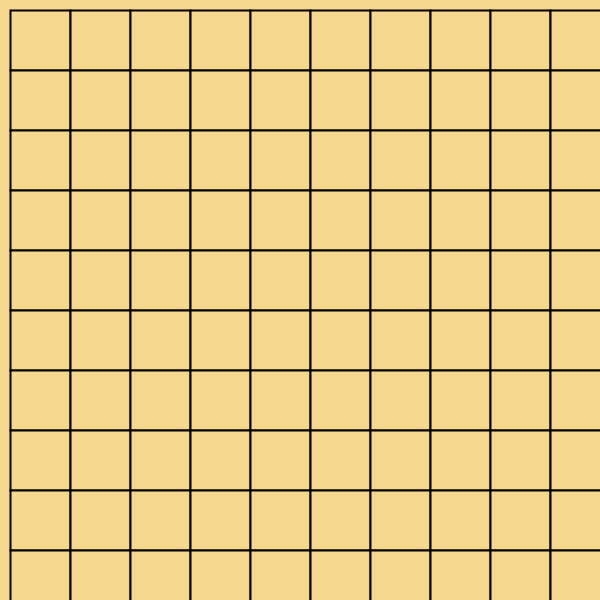
Frame 1 (no input)
Frame 60 (the mouse pressed at the canvas centre just before this capture): identical to frame 1, image omitted
Frame 120 (the mouse held since frame 60 and released just before this capture): identical to frame 1, image omitted

The Processing sketch that drew this single still picture (run headless with seeded random() and noise(); from frame 60 on, the mouse is pressed at the canvas centre):

// Processing sketch: week07_1
// ── week07_1.pde
//week07-2 好玩的程式設計 黑白棋(互動)
// File_Preference 設計字型
void setup() {
  size(600, 600);//視窗大小 600+20 x 600+20
}
int [][] board = new int[10][10];// Java 的陣列
void mousePressed() {
  int i = (mouseY-10) / 60, j = (mouseX-10) / 60;
  if (mouseButton==LEFT) {
    board[i][j] = 1;//放黑子
  } else if (mouseButton==RIGHT) board[i][j] = 2;//放白子
  else if (mouseButton==CENTER) board[i][j] = 0;//清空
}
void draw() {
  background(245, 216, 142);//木板色
  for (int i=0; i<10; i++) {//左手i(跟y有關)
    for (int j=0; j<10; j++) {//右手j(跟x有關)
      int x = 10 + j * 60, y = 10 + i * 60;
      fill(245, 216, 142);//木板色
      strokeWeight(2);//畫線的粗細 2
      rect(x, y, 60, 60);// 每個格子 60x60
      if (board[i][j]==1) {
        fill(0);//黑色
        ellipse( 40 + j * 60, 40 + i * 60, 50, 50);
      } else if (board[i][j]==2) {
        fill(255);//白色
        ellipse( 40 + j * 60, 40 + i * 60, 50, 50);
      }
    }
  }
}
